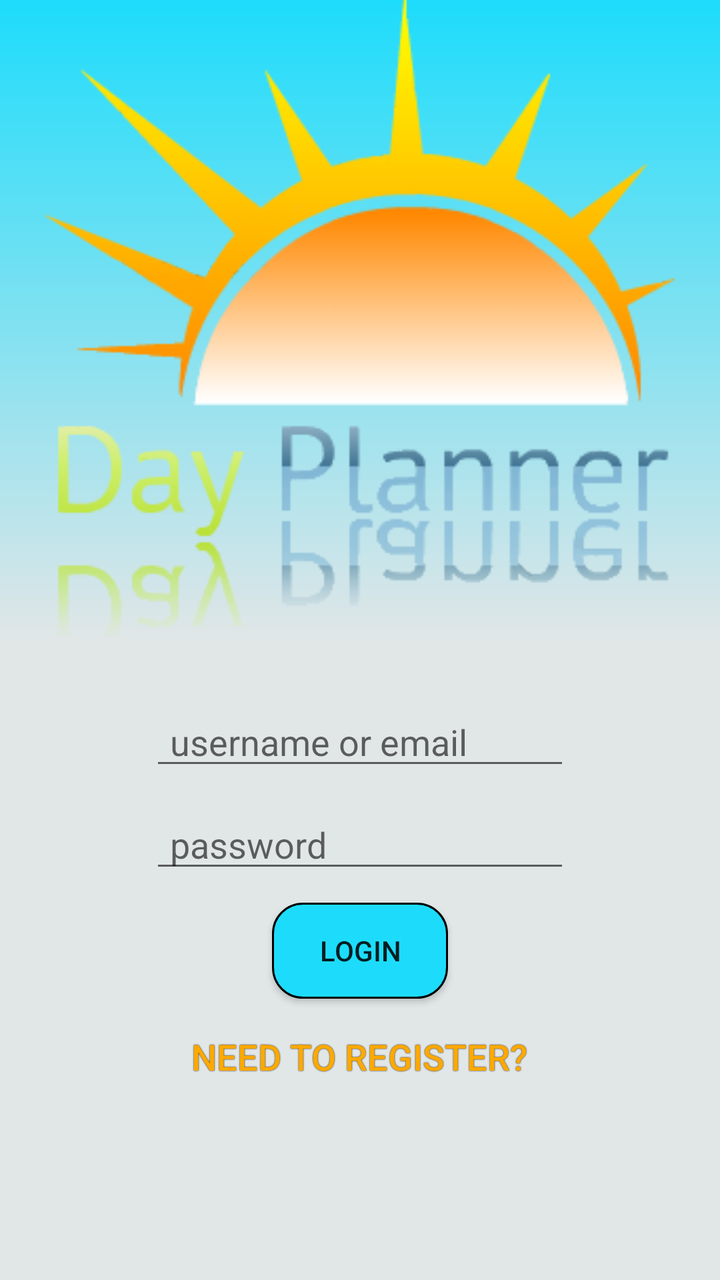
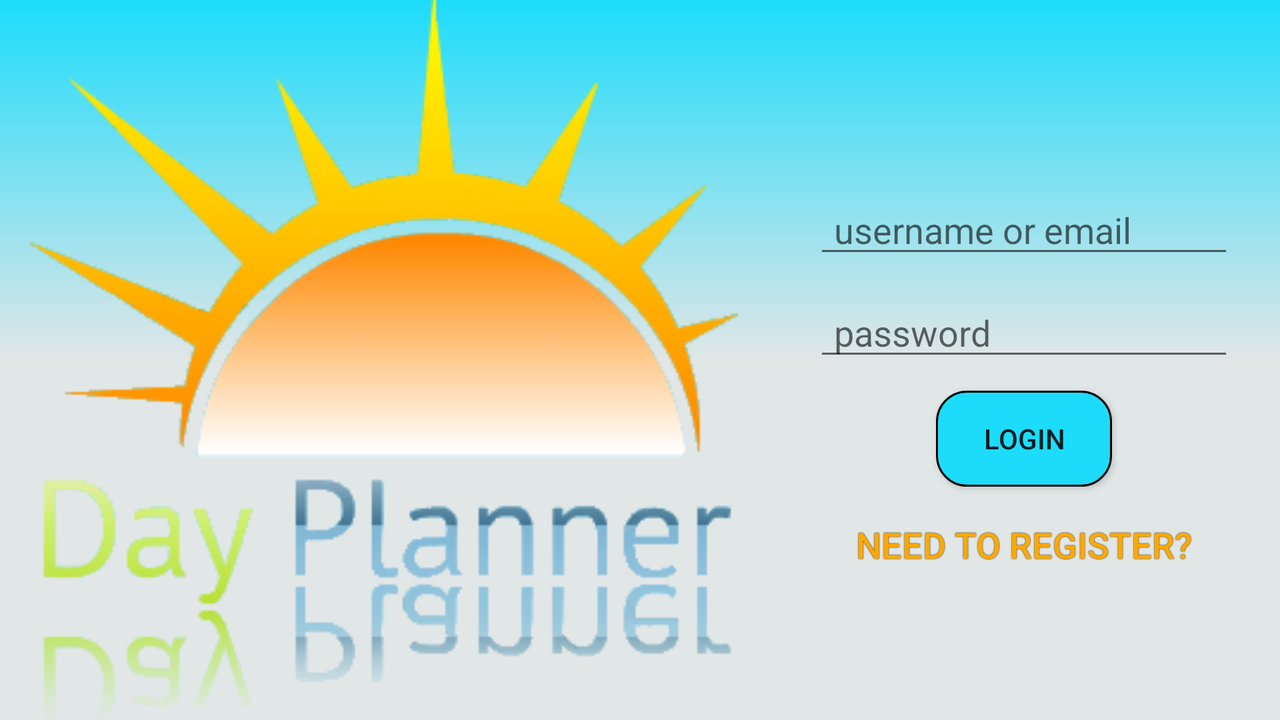

The same Android screen from two of the app's own layout files: first res/layout/ as a phone draws it, then the repository's variant for another configuration, drawn on a device whose configuration selects that folder. Both files follow.
<!-- AndroidManifest.xml: activity theme Theme.AppCompat.Light.NoTitleBar.FullScreen -->
<!-- res/layout/activity_login.xml -->
<LinearLayout xmlns:android="http://schemas.android.com/apk/res/android"
              xmlns:tools="http://schemas.android.com/tools"
              android:layout_width="match_parent"
              android:layout_height="match_parent"
              android:orientation="vertical"
              android:paddingLeft="@dimen/activity_horizontal_margin"
              android:paddingRight="@dimen/activity_horizontal_margin"
              android:paddingTop="@dimen/activity_vertical_margin"
              android:paddingBottom="@dimen/activity_vertical_margin"
              android:background="@drawable/registration_background_gradient"
              android:gravity="center"
                tools:context="com.itec4860.dayplanner.LoginActivity">

    
    <LinearLayout
        android:layout_width="match_parent"
        android:layout_height="0dp"
        android:gravity="center"
        android:layout_weight=".6">

        <ImageView
            android:id="@+id/logoImageView"
            android:layout_width="match_parent"
            android:layout_height="match_parent"
            android:src="@drawable/logo_with_title"/>

    </LinearLayout>

    
    <LinearLayout
        android:layout_width="match_parent"
        android:layout_height="0dp"
        android:orientation="vertical"
        android:gravity="center_horizontal"
        android:layout_weight=".6">

        
        <TextView
            android:id="@+id/loginErrorMsgTextView"
            android:layout_width="wrap_content"
            android:layout_height="wrap_content"
            android:textColor="#e30000"
            android:padding="5dp"
            android:textStyle="bold"
            android:gravity="center"/>

        
        <EditText
            android:id="@+id/usernameOrEmailEditText"
            android:layout_width="wrap_content"
            android:layout_height="wrap_content"
            android:inputType="text"
            android:hint="username or email"
            android:ems="10"
            android:paddingLeft="10dp"
            android:paddingStart="10dp"
            android:paddingRight="10dp"
            android:paddingEnd="10dp"
            android:layout_marginBottom="10dp"/>

        
        <EditText
            android:id="@+id/passwordEditText"
            android:layout_width="wrap_content"
            android:layout_height="wrap_content"
            android:inputType="textPassword"
            android:hint="password"
            android:ems="10"
            android:paddingLeft="10dp"
            android:paddingStart="10dp"
            android:paddingRight="10dp"
            android:paddingEnd="10dp"
            android:layout_marginBottom="10dp"/>

        
        <Button
            android:id="@+id/loginButton"
            android:layout_width="wrap_content"
            android:layout_height="wrap_content"
            android:text="Login"
            android:background="@drawable/register_btn_background_selector"
            android:paddingLeft="10dp"
            android:paddingRight="10dp"/>

        
        <Button
            android:id="@+id/registerLinkButton"
            android:layout_width="wrap_content"
            android:layout_height="wrap_content"
            android:text="Need to Register?"
            android:textColor="@drawable/login_btn_text_color_selector"
            android:shadowColor="#000000"
            android:shadowRadius="1"
            android:textSize="18sp"
            android:background="@null"
            android:layout_marginTop="5dp"/>

    </LinearLayout>

</LinearLayout>
<!-- resources referenced by this layout -->
<resources>
  <!-- drawable login_btn_text_color_selector (drawable) -->
  <?xml version="1.0" encoding="utf-8"?>
  <selector xmlns:android="http://schemas.android.com/apk/res/android">
  
      <item
          android:state_pressed="true"
          android:color="#1ddcfb"/>
  
      <item
          android:color="#ffa900"/>
  
  </selector>
  <!-- drawable logo_with_title: png bitmap (drawable, 30897 bytes) -->
  <!-- drawable register_btn_background_selector (drawable) -->
  <?xml version="1.0" encoding="utf-8"?>
  <selector xmlns:android="http://schemas.android.com/apk/res/android">
  
      <item android:drawable="@drawable/register_btn_pressed"
            android:state_pressed="true" />
  
      <item android:drawable="@drawable/register_btn_normal" />
  
  </selector>
  <!-- drawable registration_background_gradient (drawable) -->
  <?xml version="1.0" encoding="utf-8"?>
  <shape xmlns:android="http://schemas.android.com/apk/res/android">
  
      <gradient
          android:startColor="#1ddcfb"
          android:centerColor="#e1e6e7"
          android:endColor="#e1e6e7"
          android:angle="270" />
  
  </shape>
  <style name="Theme.AppCompat.Light.NoTitleBar.FullScreen" parent="AppTheme">
          <item name="android:windowNoTitle">true</item>
          <item name="windowActionBar">false</item>
          <item name="android:windowFullscreen">true</item>
      </style>
  <!-- drawable register_btn_pressed (drawable) -->
  <?xml version="1.0" encoding="utf-8"?>
  <shape xmlns:android="http://schemas.android.com/apk/res/android">
  
      <solid
          android:color="#ffa900" />
  
      <corners
          android:radius="15dp" />
  
      <stroke
          android:width="1dp"
          android:color="#000000" />
  
  </shape>
  <!-- drawable register_btn_normal (drawable) -->
  <?xml version="1.0" encoding="utf-8"?>
  <shape xmlns:android="http://schemas.android.com/apk/res/android">
  
      <solid
          android:color="#1ddcfb" />
  
      <corners
          android:radius="15dp" />
  
      <stroke
          android:width="1dp"
          android:color="#000000" />
  
  </shape>
  <style name="AppTheme" parent="Theme.AppCompat.Light.DarkActionBar">
          
          <item name="actionBarStyle">@style/MyActionBar</item>
      </style>
  <style name="MyActionBar" parent="@style/Widget.AppCompat.ActionBar">
          <item name="background">@drawable/action_bar_background</item>
          <item name="logo">@mipmap/ic_launcher</item>
          <item name="displayOptions">useLogo|showHome</item>
      </style>
  <!-- drawable action_bar_background (drawable) -->
  <?xml version="1.0" encoding="utf-8"?>
  <shape xmlns:android="http://schemas.android.com/apk/res/android">
  
      <gradient
          android:startColor="#1ddcfb"
          android:endColor="#e1e6e7"
          android:angle="270" />
  
  </shape>
</resources>
<!-- res/layout-land/activity_login.xml (the repository's variant of the layout above) -->
<!-- drawn on the phone turned sideways -->
<LinearLayout xmlns:android="http://schemas.android.com/apk/res/android"
              xmlns:tools="http://schemas.android.com/tools"
              android:layout_width="match_parent"
              android:layout_height="match_parent"
              android:orientation="horizontal"
              android:paddingLeft="@dimen/activity_horizontal_margin"
              android:paddingRight="@dimen/activity_horizontal_margin"
              android:paddingTop="@dimen/activity_vertical_margin"
              android:paddingBottom="@dimen/activity_vertical_margin"
              android:background="@drawable/registration_background_gradient"
              android:gravity="center"
                tools:context="com.itec4860.dayplanner.LoginActivity">

    
    <LinearLayout
        android:layout_width="0dp"
        android:layout_height="match_parent"
        android:gravity="center"
        android:layout_weight=".6">

        <ImageView
            android:id="@+id/logoImageView"
            android:layout_width="match_parent"
            android:layout_height="match_parent"
            android:src="@drawable/logo_with_title"/>

    </LinearLayout>

    
    <LinearLayout
        android:layout_width="0dp"
        android:layout_height="match_parent"
        android:orientation="vertical"
        android:gravity="center_vertical"
        android:layout_weight=".4">

        
        <TextView
            android:id="@+id/loginErrorMsgTextView"
            android:layout_width="wrap_content"
            android:layout_height="wrap_content"
            android:textColor="#e30000"
            android:padding="5dp"
            android:textStyle="bold"
            android:layout_gravity="center"
            android:gravity="center"/>

        
        <EditText
            android:id="@+id/usernameOrEmailEditText"
            android:layout_width="wrap_content"
            android:layout_height="wrap_content"
            android:inputType="text"
            android:hint="username or email"
            android:ems="10"
            android:paddingLeft="10dp"
            android:paddingStart="10dp"
            android:paddingRight="10dp"
            android:paddingEnd="10dp"
            android:layout_gravity="center_horizontal"
            android:layout_marginBottom="10dp"/>

        
        <EditText
            android:id="@+id/passwordEditText"
            android:layout_width="wrap_content"
            android:layout_height="wrap_content"
            android:inputType="textPassword"
            android:hint="password"
            android:ems="10"
            android:paddingLeft="10dp"
            android:paddingStart="10dp"
            android:paddingRight="10dp"
            android:paddingEnd="10dp"
            android:layout_gravity="center_horizontal"
            android:layout_marginBottom="10dp"/>

        
        <Button
            android:id="@+id/loginButton"
            android:layout_width="wrap_content"
            android:layout_height="wrap_content"
            android:text="Login"
            android:background="@drawable/register_btn_background_selector"
            android:paddingLeft="10dp"
            android:paddingRight="10dp"
            android:layout_gravity="center"/>

        
        <Button
            android:id="@+id/registerLinkButton"
            android:layout_width="wrap_content"
            android:layout_height="wrap_content"
            android:text="Need to Register?"
            android:textColor="@drawable/login_btn_text_color_selector"
            android:shadowColor="#000000"
            android:shadowRadius="1"
            android:textSize="18sp"
            android:background="@null"
            android:layout_gravity="center"
            android:layout_marginTop="5dp"/>

    </LinearLayout>

</LinearLayout>
